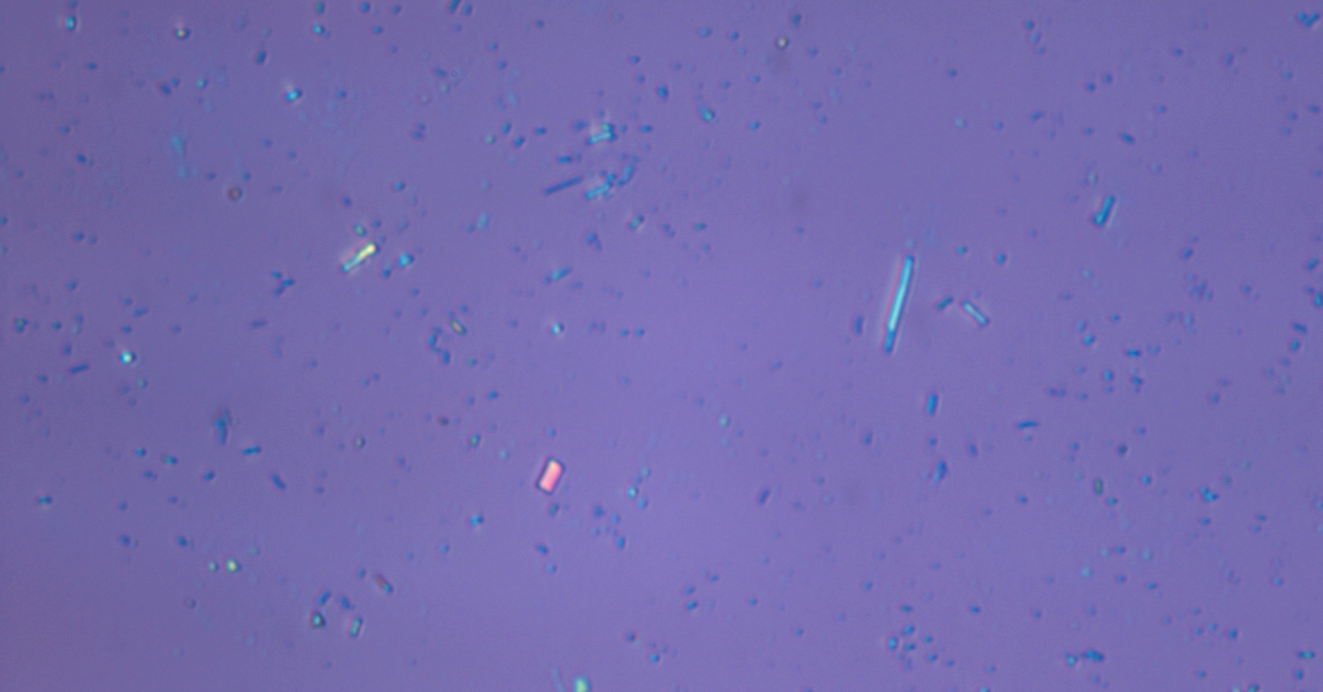
#> input picture edgepictures/falsepositive.PNG, 1323 x 692 px
$ python run_diagnostics_old_ds.py --image ../../edgepictures/falsepositive.PNG
#> lines starting #> are read from the running program, lines starting #| are printed output that depends on the picture; after the words box and inside, x2 and y2 are one past the last pixel; in counts of white or black regions, pixels touching at a corner belong together
#!/usr/bin/env python3
"""
run_diagnostics_old_ds.py

Generates a diagnostic figure (diagnostics2.png) that shows the D_S map
using the PREVIOUS logic — a Gaussian kernel centered on the second
saturation peak (S_thin), i.e., proximity to the thin-flake shoulder.

This is for comparison against the current D_S map which uses linear
distance from the main substrate peak (S_sub).

Usage:
    python run_diagnostics_old_ds.py [--image PATH]
"""

import argparse
from pathlib import Path

import cv2
import numpy as np
from scipy.signal import find_peaks
import matplotlib
matplotlib.use("Agg")
import matplotlib.pyplot as plt


def load_rgb_image(path: Path) -> np.ndarray:
    """Load an image from disk and return it in RGB (HxWx3, uint8)."""
    img = cv2.imread(str(path))
#> img is the input picture: shape (692, 1323, 3); mean B, G, R 174.5, 107.8, 116.9
    if img is None:
        raise FileNotFoundError(f"Could not load image: {path}")
    return cv2.cvtColor(img, cv2.COLOR_BGR2RGB)


def main() -> None:
    parser = argparse.ArgumentParser(
        description="Generate D_S map using OLD (2nd peak) logic."
    )
    parser.add_argument(
        "--image",
        type=str,
        default=str(
            Path(__file__).resolve().parent.parent
            / "dataset" / "sample2" / "tmd_sample_3.jpg"
        ),
        help="Path to the RGB image to process",
    )
    parser.add_argument(
        "--output",
        type=str,
        default=str(Path(__file__).resolve().parent / "results" / "diagnostics2.png"),
        help="Path to save the diagnostic figure",
    )
    args = parser.parse_args()

    # Load image
    image_path = Path(args.image)
    print(f"Loading image: {image_path}")
    rgb = load_rgb_image(image_path)
    print(f"  Shape: {rgb.shape}, dtype: {rgb.dtype}")
#|   Shape: (692, 1323, 3), dtype: uint8

    # Convert to HSV
    hsv = cv2.cvtColor(rgb, cv2.COLOR_RGB2HSV).astype(np.float32)
    H, S, V = hsv[..., 0], hsv[..., 1], hsv[..., 2]
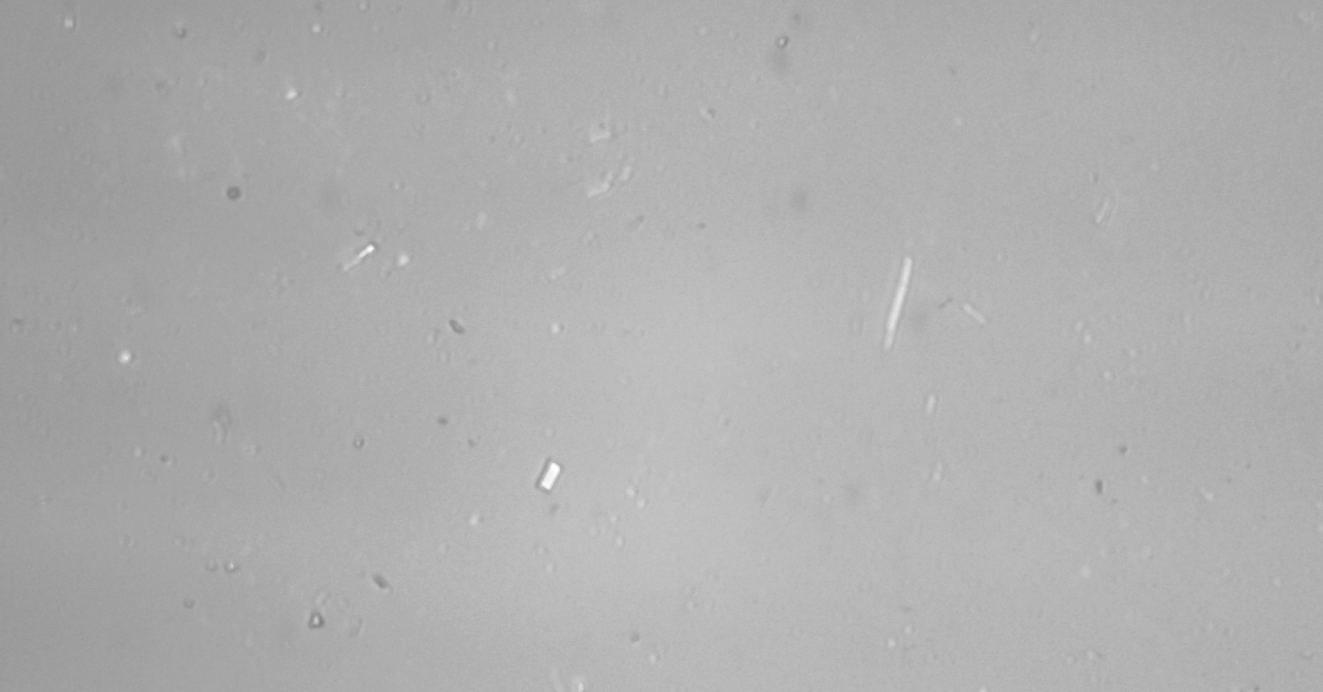
#> V: shape (692, 1323) float32; min 127, max 255, mean 174.5

    # Compute histograms
    h_hist = cv2.calcHist([H], [0], None, [180], [0, 180]).flatten()
#> h_hist = 180 values, max 281896 at index 124, min 0 at index 0, mean 5086.2
    s_hist = cv2.calcHist([S], [0], None, [256], [0, 256]).flatten()
#> s_hist = 256 values, max 100789 at index 98, min 0 at index 0, mean 3576.2
    v_hist = cv2.calcHist([V], [0], None, [256], [0, 256]).flatten()
#> v_hist = 256 values, max 47023 at index 177, min 0 at index 0, mean 3576.2

    # Find substrate peaks (global max)
    H_sub = float(np.argmax(h_hist))
#> H_sub = 124
    S_sub = float(np.argmax(s_hist))
#> S_sub = 98
    V_sub = float(np.argmax(v_hist))
#> V_sub = 177

    # Build substrate mask and estimate noise floor
    substrate_tolerance = 15.0
    substrate_mask = (
        (np.abs(S - S_sub) < substrate_tolerance)
        & (np.abs(V - V_sub) < substrate_tolerance)
    )
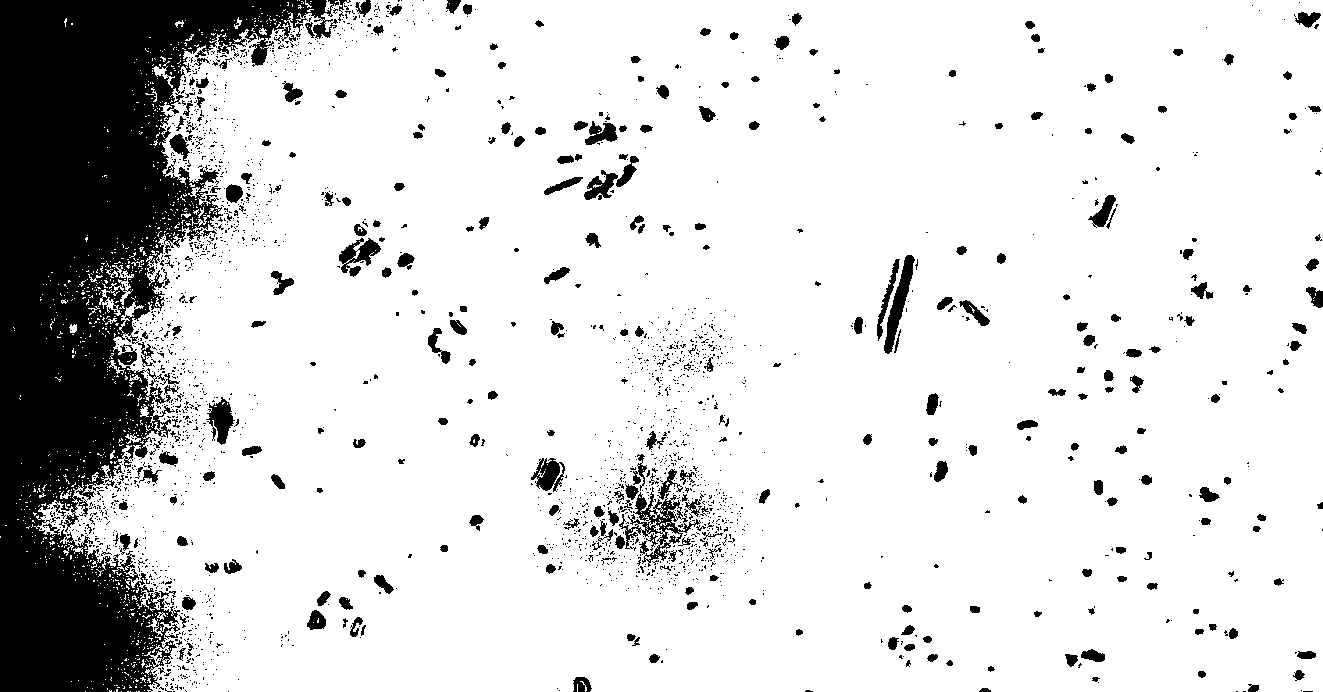
#> substrate_mask: shape (692, 1323) bool; 84.6% white; 2403 black regions (2105 under 20 px), largest, box (x1, y1, x2, y2) and area: (0, 0, 339, 692) 107107, (619, 487, 701, 567) 1653, (884, 255, 915, 354) 1042
    if substrate_mask.any():
        sigma_H = float(np.std(H[substrate_mask]))
#> sigma_H = 1.69
        sigma_S = float(np.std(S[substrate_mask]))
#> sigma_S = 3.64
        sigma_V = float(np.std(V[substrate_mask]))
#> sigma_V = 6.75
    else:
        sigma_H = float(np.std(H))
        sigma_S = float(np.std(S))
        sigma_V = float(np.std(V))

    sigma_H += 1e-5
    sigma_S += 1e-5
    sigma_V += 1e-5

    # Find S_thin (2nd peak) — previous logic
    s_peaks, _ = find_peaks(s_hist)
#> s_peaks = 55 values from 3 to 228
    threshold = S_sub + 2.0 * sigma_S
#> threshold = 105.3
    candidates = s_peaks[s_peaks > threshold]
#> candidates = 35 values from 119 to 228
    S_thin = float(candidates[0]) if len(candidates) > 0 else None
#> S_thin = 119

    print(f"  Substrate peak (H, S, V): ({H_sub:.0f}, {S_sub:.0f}, {V_sub:.0f})")
#|   Substrate peak (H, S, V): (124, 98, 177)
    print(f"  Substrate std  (H, S, V): ({sigma_H:.3f}, {sigma_S:.3f}, {sigma_V:.3f})")
#|   Substrate std  (H, S, V): (1.694, 3.639, 6.750)
    print(f"  Thin-flake peak (S_thin): {S_thin}")
#|   Thin-flake peak (S_thin): 119.0

    # OLD D_S: Gaussian centered on S_thin (2nd peak)
    if S_thin is not None:
        D_S_old = np.exp(-0.5 * ((S - S_thin) / sigma_S) ** 2)
        dS_title = f"Old D_S: Gaussian @ S_thin={S_thin:.0f}"
#> dS_title = 'Old D_S: Gaussian @ S_thin=119'
    else:
        D_S_old = np.abs(S - S_sub) / sigma_S
        dS_title = "Old D_S: (no 2nd peak) linear |S-S_sub|/σ"

    # NEW/current D_S: linear distance from substrate peak
    D_S_new = np.abs(S - S_sub) / sigma_S
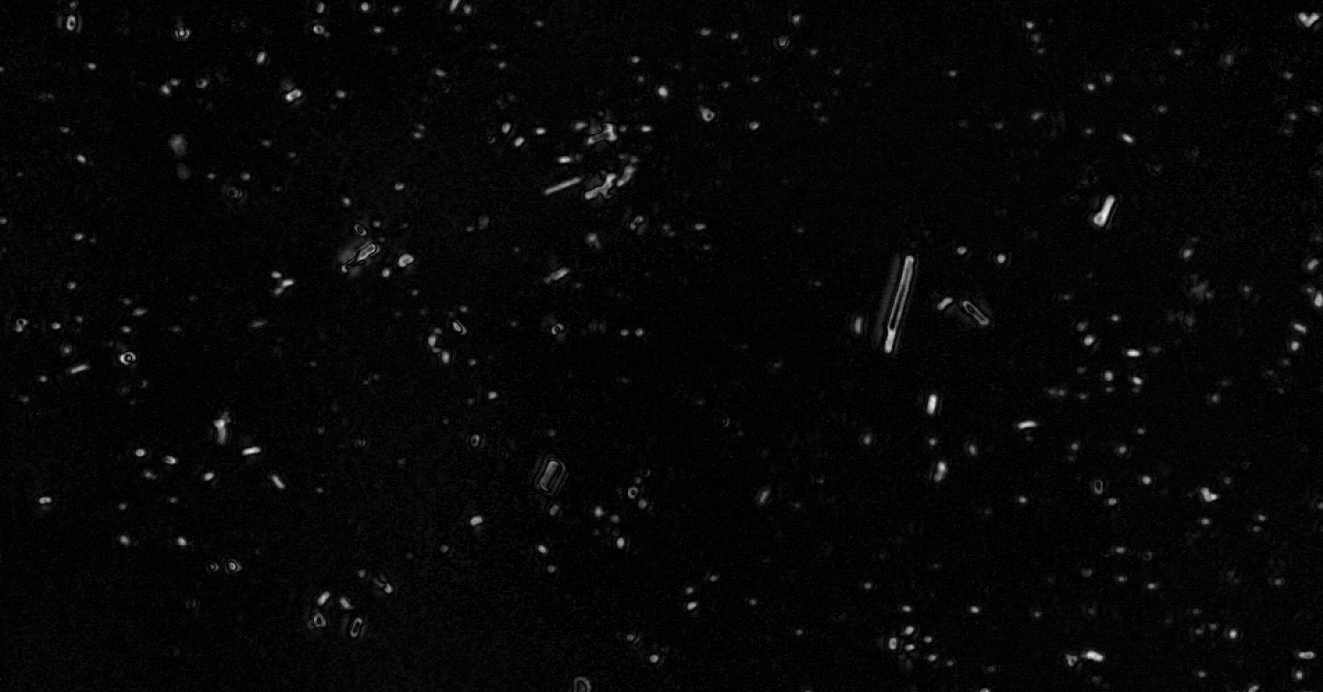
#> D_S_new: shape (692, 1323) float32; min 0, max 36, mean 1; drawn with min black and max white

    # Build 2x2 figure
    fig, axes = plt.subplots(2, 2, figsize=(14, 12))
    fig.suptitle(
        f"D_S Map Comparison — {image_path.name}\n"
        f"S_sub={S_sub:.0f}, S_thin={S_thin if S_thin is not None else 'None'}, "
        f"σ_S={sigma_S:.2f}",
        fontsize=14,
    )

    # 1. Original RGB
    axes[0, 0].imshow(rgb)
    axes[0, 0].set_title("1. Original RGB Image")
    axes[0, 0].axis("off")

    # 2. Old D_S (Gaussian on 2nd peak)
    im_old = axes[0, 1].imshow(D_S_old, cmap="viridis")
    axes[0, 1].set_title(dS_title)
    axes[0, 1].axis("off")
    plt.colorbar(im_old, ax=axes[0, 1], fraction=0.046, pad=0.04)

    # 3. New D_S (linear from main peak)
    im_new = axes[1, 0].imshow(D_S_new, cmap="viridis")
    axes[1, 0].set_title(f"New D_S: linear |S-S_sub|/σ (S_sub={S_sub:.0f})")
    axes[1, 0].axis("off")
    plt.colorbar(im_new, ax=axes[1, 0], fraction=0.046, pad=0.04)

    # 4. S histogram with peaks marked
    ax_hist = axes[1, 1]
    s_hist_n = s_hist / s_hist.max() if s_hist.max() > 0 else s_hist
#> s_hist_n = 256 values, max 1 at index 98, min 0 at index 0, mean 0.0355
    ax_hist.plot(s_hist_n, color="green", linewidth=0.8, label="Saturation")
    ax_hist.axvline(x=S_sub, color="green", linestyle="--", linewidth=1.5,
                    label=f"S_sub={S_sub:.0f}")
    if S_thin is not None:
        ax_hist.axvline(x=S_thin, color="yellow", linestyle="--", linewidth=2.0,
                        label=f"S_thin={S_thin:.0f}")
    ax_hist.axvline(x=S_sub + 2.0 * sigma_S, color="red", linestyle=":",
                    linewidth=1.0, label=f"S_sub+2σ={S_sub + 2.0 * sigma_S:.1f}")
    ax_hist.set_title("S Histogram with Peak Markers")
    ax_hist.set_xlabel("Bin")
    ax_hist.set_ylabel("Normalized Count")
    ax_hist.legend(fontsize=8, loc="upper right")
    ax_hist.set_xlim(0, 255)

    plt.tight_layout()

    # Save
    output_path = Path(args.output)
    output_path.parent.mkdir(parents=True, exist_ok=True)
    plt.savefig(str(output_path), dpi=150, bbox_inches="tight")
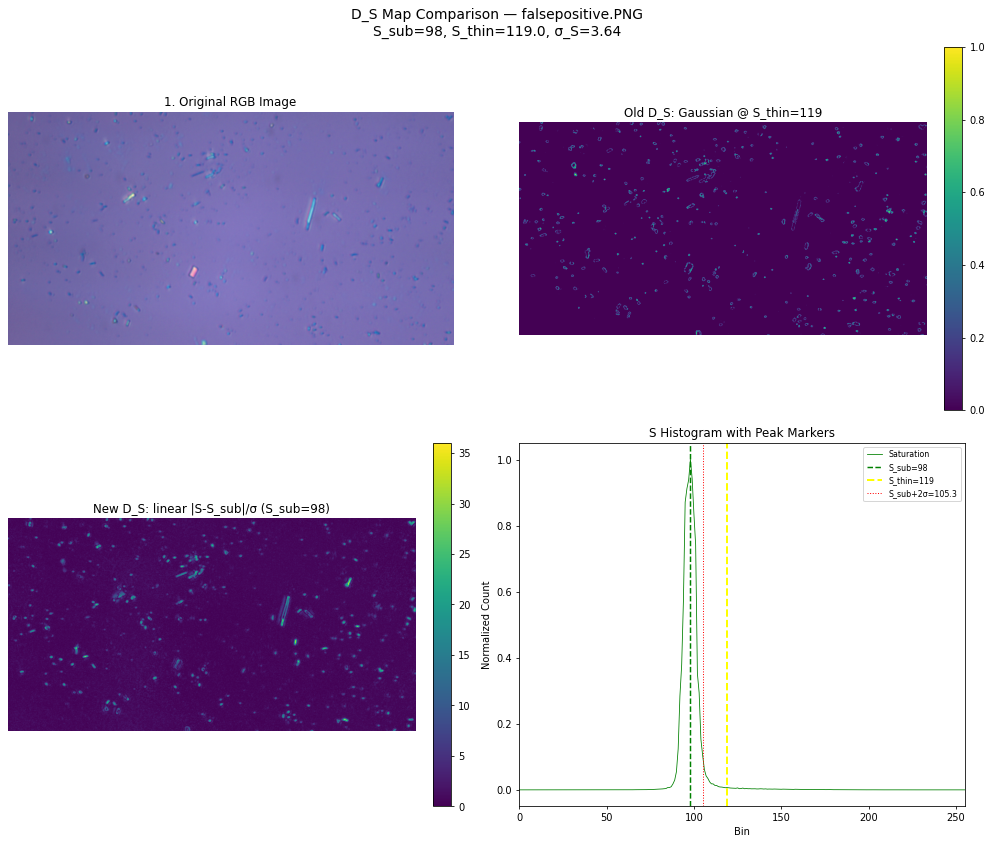
#> figure drawn by matplotlib, 6 panels; panel 4: curve peaks at x = 98, y = 1
    print(f"\nSaved diagnostic figure: {output_path}")
    plt.close(fig)


if __name__ == "__main__":
    main()
